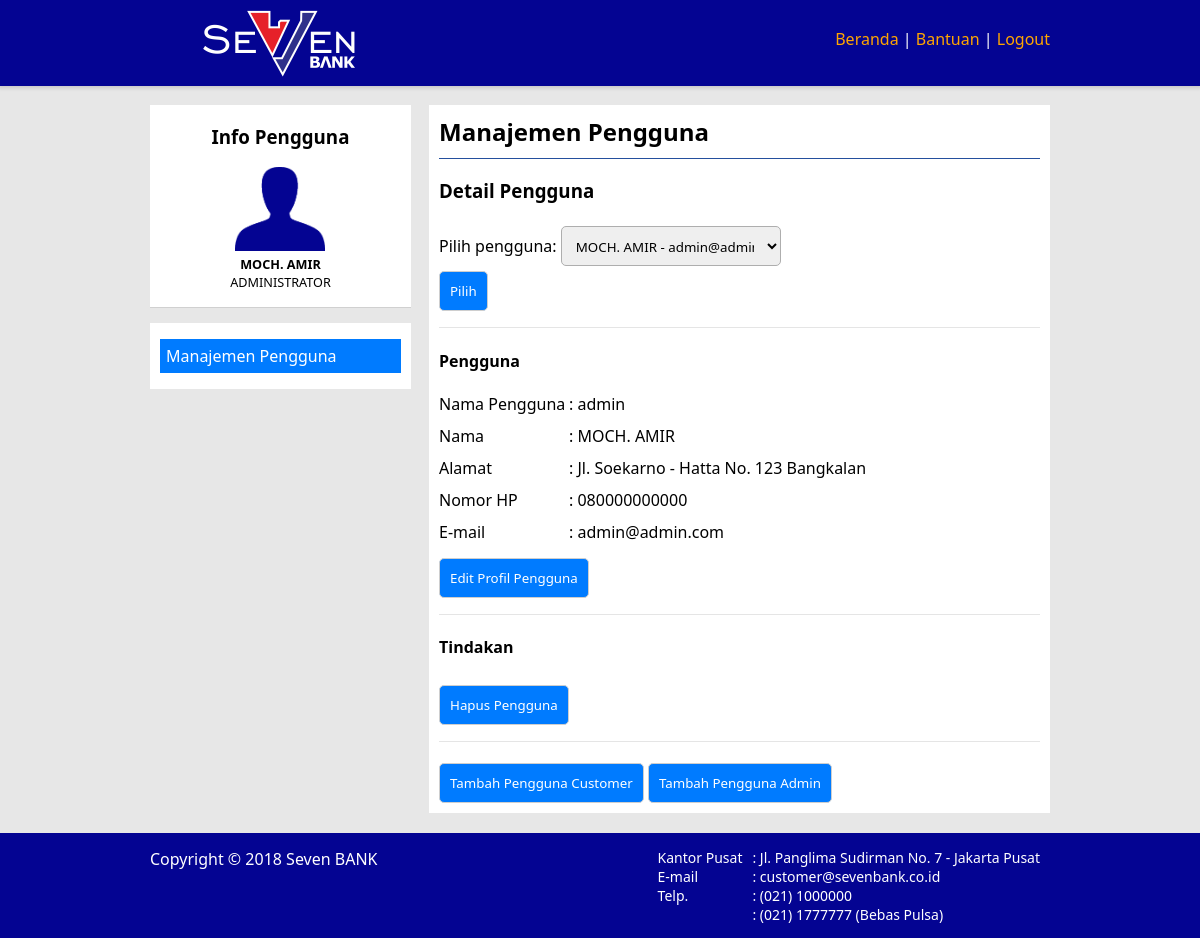
The page /user-management.php?nama-pengguna=admin (signed in) on the database its author committed.
### tables this page shows
CREATE TABLE `pengguna` (
  `nama_pengguna` varchar(64) NOT NULL PRIMARY KEY,
  `sandi` varchar(64) NOT NULL,
  `jenis_pengguna` char(2) NOT NULL,
  `email` varchar(64) NOT NULL UNIQUE,
  `nama` char(64) NOT NULL,
  `alamat` varchar(254) DEFAULT NULL,
  `nomor_hp` char(25) NOT NULL UNIQUE,
  `aktif` enum('1', '0') NOT NULL,
  FOREIGN KEY(jenis_pengguna) REFERENCES jenis_pengguna(id)
);

CREATE TABLE `jenis_pengguna` (
  `id` char(2) NOT NULL PRIMARY KEY,
  `keterangan` char(25) DEFAULT NULL
);

### includes/api.php (called while the page is built, shortened)
<?php
$conn = new PDO('mysql:host=localhost;dbname=banking', 'root', '');
function pengguna() {
    global $conn;
    $q = $conn->prepare("SELECT * FROM pengguna p JOIN jenis_pengguna j ON p.jenis_pengguna=j.id WHERE p.nama_pengguna='{$_SESSION['nama-pengguna']}'");
    $q->execute();
    return @$q->fetchAll()[0];
}
function list_pengguna() {
    global $conn;
    $q = $conn->prepare('SELECT * FROM pengguna WHERE aktif="1"');
    $q->execute();
    return @$q->fetchAll();
}
function pengguna_rinci($nama_pengguna) {
    $re = array();
    global $conn;
    $q = $conn->prepare("SELECT * FROM pengguna JOIN jenis_pengguna ON jenis_pengguna.id=pengguna.jenis_pengguna WHERE nama_pengguna='$nama_pengguna' AND aktif='1'");
    $q->execute();
    $re['pengguna'] = @$q->fetchAll()[0];
    $q = $conn->prepare("SELECT * FROM rekening WHERE nama_pengguna='$nama_pengguna' AND aktif='1'");
    $q->execute();
    $re['rekening'] = @$q->fetchAll();
    return $re;
}
?>

### includes/sudah-masuk.php (called while the page is built)
<?php
if (isset($_SESSION['nama-pengguna'])) {
    $q = $conn->prepare("SELECT * FROM pengguna WHERE nama_pengguna='{$_SESSION['nama-pengguna']}' AND aktif='1'");
    $q->execute();
    if (!@$q->fetchAll()) {
        unset($_SESSION['nama-pengguna']);
        header('Location: ./');
    }
} else header('Location: ./');

### user-management.php (the view, shortened to what this page needs)
<?php include 'includes/api.php'; require 'includes/sudah-masuk.php' ?>
<!DOCTYPE html>
<html lang="id">
<head>
    <link rel="stylesheet" href="css/style.css">
</head>
<body>
    <header>
        <div class="konten">
            <h1><img src="images/logo.png" alt="logo"></h1>
            <nav>
                <ul>
                    <li><a href="home">Beranda</a> |</li>
                    <li><a href="help">Bantuan </a> |</li>
                    <li><a href="logout">Logout</a></li>
                </ul>
            </nav>
        </div>
    </header>
    <div class="konten-utama">
        <div class="kiri">
            <div class="artikel">
                <h3>Info Pengguna</h3>
                <div class="info-pengguna">
                    <img src="images/user-images.png" alt="user-image" width="90"><br>
                    <b><?=pengguna()['nama']?></b><br>
                    <?=pengguna()['keterangan']?><br>
                </div>
            </div>
            <hr class="hr-besar">
            <div class="artikel">
                <ul>
                    <?php if (pengguna()['jenis_pengguna']=='0') {?>
                    <li class="disini">Manajemen Pengguna</li>
                    <?php }?>
                </ul>
            </div>
        </div>
        <div class="kanan">
            <div class="artikel">
                <?php if (pengguna()['jenis_pengguna']==0) {?>
                <h2>Manajemen Pengguna</h2>
                    <?php switch (@$_GET['action']) {
                        default: ?>
                            <h3>Detail Pengguna</h3>
                            <form>
                                <label for="nama-pengguna">Pilih pengguna:</label>
                                <select name="nama-pengguna" id="nama-pengguna">
                                    <?php foreach (list_pengguna() as $x) {
                                        $selected = '';
                                        if ($x['nama_pengguna']==@$_GET['nama-pengguna']) $selected = 'selected';
                                        echo "<option $selected value=\"{$x['nama_pengguna']}\">{$x['nama']} - {$x['email']}</option>";
                                    }?>
                                </select><br>
                                <input type="submit" value="Pilih">
                            </form>
                            <?php
                            $pengguna_rinci = pengguna_rinci(@$_GET['nama-pengguna']);
                            if ($pengguna_rinci['pengguna']) {
                                echo '<hr><h4>Pengguna</h4>';
                                ?>
                                <div class="isian">
                                    <div class="baris">
                                        <div class="l-col2">Nama Pengguna</div><div class="r-col">: <?=$pengguna_rinci['pengguna']['nama_pengguna']?></div>
                                    </div>
                                    <div class="baris">
                                        <div class="l-col2">Nama</div><div class="r-col">: <?=$pengguna_rinci['pengguna']['nama']?></div>
                                    </div>
                                    <div class="baris">
                                        <div class="l-col2">Alamat</div><div class="r-col">: <?=$pengguna_rinci['pengguna']['alamat']?></div>
                                    </div>
                                    <div class="baris">
                                        <div class="l-col2">Nomor HP</div><div class="r-col">: <?=$pengguna_rinci['pengguna']['nomor_hp']?></div>
                                    </div>
                                    <div class="baris">
                                        <div class="l-col2">E-mail</div><div class="r-col">: <?=$pengguna_rinci['pengguna']['email']?></div>
                                    </div>
                                </div>
                                <?php
                                echo "<button onclick=\"location.href='user-management?action=edit-profile&nama-pengguna={$_GET['nama-pengguna']}'\">Edit Profil Pengguna</button>";
                                echo '<hr><h4>Tindakan</h4>';
                                echo "<button onclick=\"location.href='user-management?action=delete-user&nama-pengguna={$_GET['nama-pengguna']}'\">Hapus Pengguna</button><br>";
                            }
                            echo '<hr>';
                            echo "<button onclick=\"location.href='user-management?action=add-user-customer'\">Tambah Pengguna Customer</button> ";
                            echo "<button onclick=\"location.href='user-management?action=add-user-admin'\">Tambah Pengguna Admin</button>";
                        break;
                    }
                    ?>
                <?php } ?>
            </div>
        </div>
    </div>
    <footer>
        <div class="konten">
            <div class="footer_kanan">
                : Jl. Panglima Sudirman No. 7 - Jakarta Pusat<br>
                : customer@sevenbank.co.id<br>
                : (021) 1000000<br>
                : (021) 1777777 (Bebas Pulsa)<br>
            </div>
            <div class="footer_kanan">
                Kantor Pusat<br>
                E-mail<br>
                Telp.<br>
            </div>
            <div class="footer_kiri">
                Copyright &copy; 2018 Seven BANK
            </div>
        </div>
    </footer>
</body>
</html>

### css/style.css (style rules this page uses)
* { font-family: 'Segoe UI', Tahoma, Geneva, Verdana, sans-serif; }
body { margin: 0px; background-color: #e7e7e7; display: flex; min-height: 100vh; flex-direction: column; }
.konten, .konten-utama { width: 900px; margin: auto; }
header { position: fixed; top: 0; width: 100%; box-shadow: rgba(0, 0, 0, 0.14) 0px 0px 4px 2px; }
h1 img { margin-top: 10px; margin-left: 53px; }
footer { width: 100%; bottom: 0; padding: 20px; }
footer .konten { padding: 5px 0px 80px 0px; }
.konten-utama { padding: 5px 0; margin-top: 100px; margin-bottom: 15px; overflow: hidden; flex: 1; }
.kiri { float: left; width: 29%; }
.kanan { float: right; width: 69%; }
.kiri, .kanan { background-color: white; }
header, footer { background-color: #040492; overflow: hidden; }
header h1 { margin: 0px 10px 0px 0px; float: left; color: white; }
header nav { float: right!important; margin-top: 13px; }
h2 { margin: 0px; }
header nav, footer { padding: 10px 0; }
header ul { margin: 0px; padding: 5px 0px; }
header li { display: inline; }
nav ul li { color: white; }
header li a { text-decoration: none; color: orange; transition: color 0.8s; }
.artikel { margin: 10px; }
.artikel h2 { border-bottom: 1px solid #244f9d; padding-bottom: 10px; }
.kiri .artikel h2, .kiri .artikel h3 { text-align: center; border: 0; }
input[type="text"], input[type="password"], select, textarea { width: 200px; height: 15px; padding: 10px; border-radius: 5px; border: 1px #aeaeae solid; margin-top: 5px; }
select, option { height: 40px; width: 220px; }
input[type="submit"], input[type="reset"], button { padding: 10px; margin-top: 5px; border-radius: 5px; border: 1px #cecece solid; background-color: #007bff; color: white; cursor: pointer; }
form { border-radius: 5px; margin: auto; }
.info-pengguna, .pesan-mini { font-size: 9.5pt; }
.info-pengguna { width: fit-content; margin: auto; text-align: center; }
hr { margin-top: 1rem; margin-bottom: 1rem; border: 0; border-top: 1px solid rgba(0,0,0,.1); }
.hr-besar { height: 15px; background: #e7e7e7; }
.kiri .artikel li:hover, .disini { background-color: #007bff; color: white; }
.kiri .artikel li { margin: 5px 0px; padding: 6px; display: inherit; transition: background-color 0.8s; }
.kiri .artikel ul { padding: 0px; }
.isian .l-col2 { float: left; width: 130px; }
.baris { overflow: hidden; margin: 10px 0 10px 0; }
.footer_kiri { float: left; color: white; }
.footer_kanan { float: right; font-size: 14px; margin-right: 10px; color: white; }

### rows shown on the page
pengguna: nama "MOCH. AMIR", jenis_pengguna.keterangan "ADMINISTRATOR", nama_pengguna "admin", alamat "Jl. Soekarno - Hatta No. 123 Bangkalan", nomor_hp "080000000000", email "admin@admin.com"

### other values the page prints
form field nama-pengguna "MOCH. AMIR - admin@admin.com"
